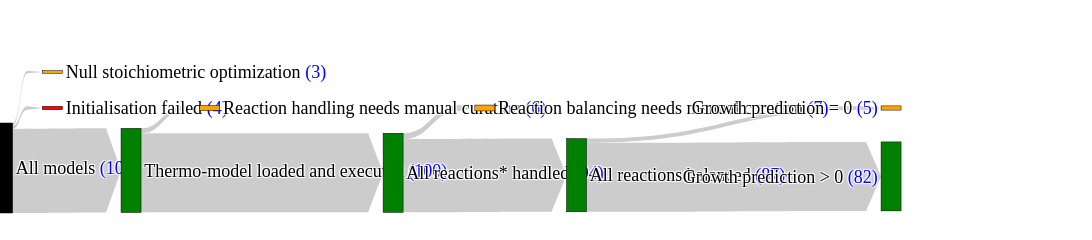

This figure's notebook cell:
### Code cell
##without >10 reactions ...
#making bin columns 
models_stats_free_dir['Not handled bin']=pd.cut(models_stats_free_dir['Not handled'],bins=[-1,0.1,1000],labels=['All reactions handled','Reaction handling needs manual curation'])
models_stats_free_dir['Not balanced bin']=pd.cut(models_stats_free_dir['Not balanced'],bins=[-1,0.1,1000],labels=['All reactions balanced','Reaction balancing needs manual curation'])

import plotly.graph_objects as go
node_labels= ["All models", "Thermo-model loaded and executed", "Null stoichiometric optimization", "Initialisation failed",
               "All reactions handled",'Reaction handling needs manual curation',
               'All reactions balanced','Reaction balancing needs manual curation',
                'Growth prediction = 0','Growth prediction > 0'
               ]
node_labels_with_number = [
    "All models <span style=\"color:blue;\">(107)</span>",
    "Thermo-model loaded and executed <span style=\"color:blue;\">(100)</span>",
    "Null stoichiometric optimization <span style=\"color:blue;\">(3)</span>",
    "Initialisation failed <span style=\"color:blue;\">(4)</span>",
    "All reactions* handled <span style=\"color:blue;\">(94)</span>",
    'Reaction handling needs manual curation <span style="color:blue;">(6)</span>',
    'All reactions balanced <span style="color:blue;">(87)</span>',
    'Reaction balancing needs manual curation <span style="color:blue;">(7)</span>',
    'Growth prediction = 0 <span style="color:blue;">(5)</span>',
    'Growth prediction > 0 <span style="color:blue;">(82)</span>'
] 

# x=[0,0.6,0.5,0.5,1.7,1,2.5,2.3,3.35,3.35]
# y=[0,-4.25,1,2,-4.65,-1.4,-4.72,-1.4,0.1,-5]

x=[0.01,0.5,0.2,0.2,1.5,0.8,2.2,1.85,3.4,3.4]
y=[-7,-7.1,-3,-4.5,-7.2,-4.5,-7.3,-4.5,-4.5,-7.35]

colors=['black','green','orange','red','green','orange','green','orange','orange','green']
target=[1,2,3,4,5,6,7,8,9,10]
fig=go.Figure()
fig.add_trace(go.Sankey(node = dict(
      pad = 30,
      thickness = 20,
      line = dict(color = "black", width = 0.5),
      label = node_labels_with_number,
      x=[i*0.24 for i in x],
      y=[j*-0.1 for j in y],
      # x=x,
      #   y=y,

      color = colors
    ),
    link=dict(arrowlen=15,
        source=[0,0,0,1,1,4,4,6,6,6],
        target=target,
       value=[models_stats_free_dir['Status'].value_counts().loc[node_labels[i]]for i in target[0:3]]
       +[models_stats_free_dir.loc[models_stats_free_dir['Status']=='Thermo-model loaded and executed']['Not handled bin'].value_counts().loc[node_labels[i]]for i in target[3:5]]
       +[models_stats_free_dir.loc[(models_stats_free_dir['Not handled bin']=='All reactions handled') & (models_stats_free_dir['Status']=='Thermo-model loaded and executed') ]['Not balanced bin'].value_counts().loc[node_labels[i]]for i in target[5:7]]
       +[models_stats_free_dir.loc[(models_stats_free_dir['Not balanced bin']=='All reactions balanced')& (models_stats_free_dir['Not handled bin']=='All reactions handled')&(models_stats_free_dir['Status']=='Thermo-model loaded and executed')]['T-S optimization bin'].value_counts().loc[node_labels[i]]for i in target[7:9]]
    )
       ,textfont=dict(size=18,family='Times New Romans',color='black')
       )
       )
# Adjust the figure size in the layout
fig.update_layout(
    width=1475,  # Set the width of the figure
    height=220,
    # xaxis=dict(domain=[0, 0.7]),
    # yaxis=dict(domain=[0, 1]),
    margin=dict(l=0, r=0, t=0, b=0)
#set no margin 
    #marg#in=dict(l=1, r=1, t=1, b=1),
    # title='Automatic application of the Thermo-Flux pipeline to all BIGG models',  # Add a title to the plot
    # title_x=0.5,  # Set the x-coordinate of the title to the center of the figure (0 to 1)
    # title_y=0.3,title_font=dict(size=24,color='black', family='Times New Romans')
)

# fig.write_image("Figures/Sankey_v3_free_directions_2202.png",width=fig.layout.width, height=fig.layout.height, scale=1)
# fig.write_image("Figures/Sankey_v3_free_directions_2202.svg",width=fig.layout.width, height=fig.layout.height, scale=1)

fig.show()

### Figure 1 — Plotly figure (JSON) as saved in the notebook; plotly's stock layout.template omitted (floating-point values rounded to 4 significant figures)
{"data": [{"link": {"arrowlen": 15, "source": [0, 0, 0, 1, 1, 4, 4, 6, 6, 6], "target": [1, 2, 3, 4, 5, 6, 7, 8, 9, 10], "value": [100, 3, 4, 94, 6, 87, 7, 5, 82]}, "node": {"color": ["black", "green", "orange", "red", "green", "orange", "green", "orange", "orange", "green"], "label": ["All models <span style=\"color:blue;\">(107)</span>", "Thermo-model loaded and executed <span style=\"color:blue;\">(100)</span>", "Null stoichiometric optimization <span style=\"color:blue;\">(3)</span>", "Initialisation failed <span style=\"color:blue;\">(4)</span>", "All reactions* handled <span style=\"color:blue;\">(94)</span>", "Reaction handling needs manual curation <span style=\"color:blue;\">(6)</span>", "All reactions balanced <span style=\"color:blue;\">(87)</span>", "Reaction balancing needs manual curation <span style=\"color:blue;\">(7)</span>", "Growth prediction = 0 <span style=\"color:blue;\">(5)</span>", "Growth prediction > 0 <span style=\"color:blue;\">(82)</span>"], "line": {"color": "black", "width": 0.5}, "pad": 30, "thickness": 20, "x": [0.0024, 0.12, 0.048, 0.048, 0.36, 0.192, 0.528, 0.444, 0.816, 0.816], "y": [0.7, 0.71, 0.3, 0.45, 0.72, 0.45, 0.73, 0.45, 0.45, 0.735]}, "textfont": {"color": "black", "family": "Times New Romans", "size": 18}, "type": "sankey"}], "layout": {"height": 220, "margin": {"b": 0, "l": 0, "r": 0, "t": 0}, "width": 1475}}
